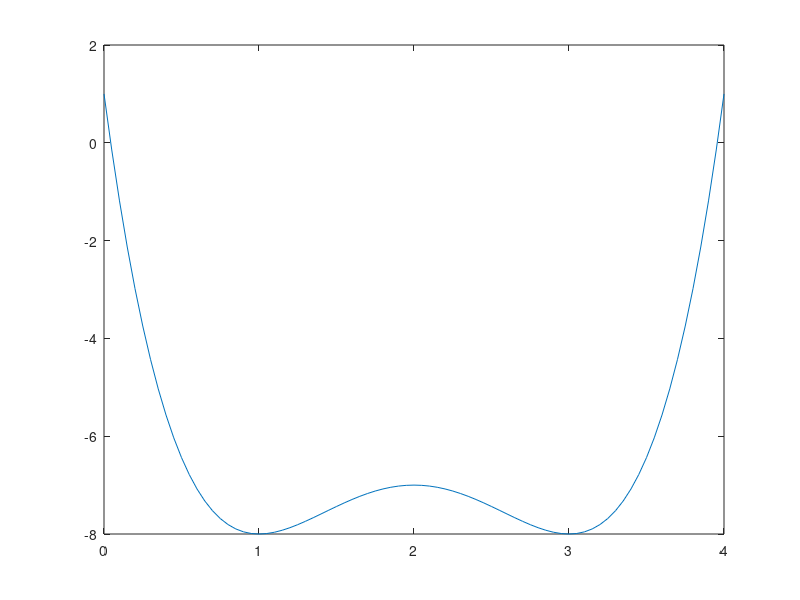

Write the MATLAB code that produced this figure.
clc;
clear;
g = @(x) polyval([1, -10.5, 39, -59.5, 30], x);
f = @(x) polyval([1, -8, 22, -24, 1], x);
xvet = 0: 0.05: 4;
plot(xvet , f(xvet));
%[x, fval] = fminunc(g, 5)
